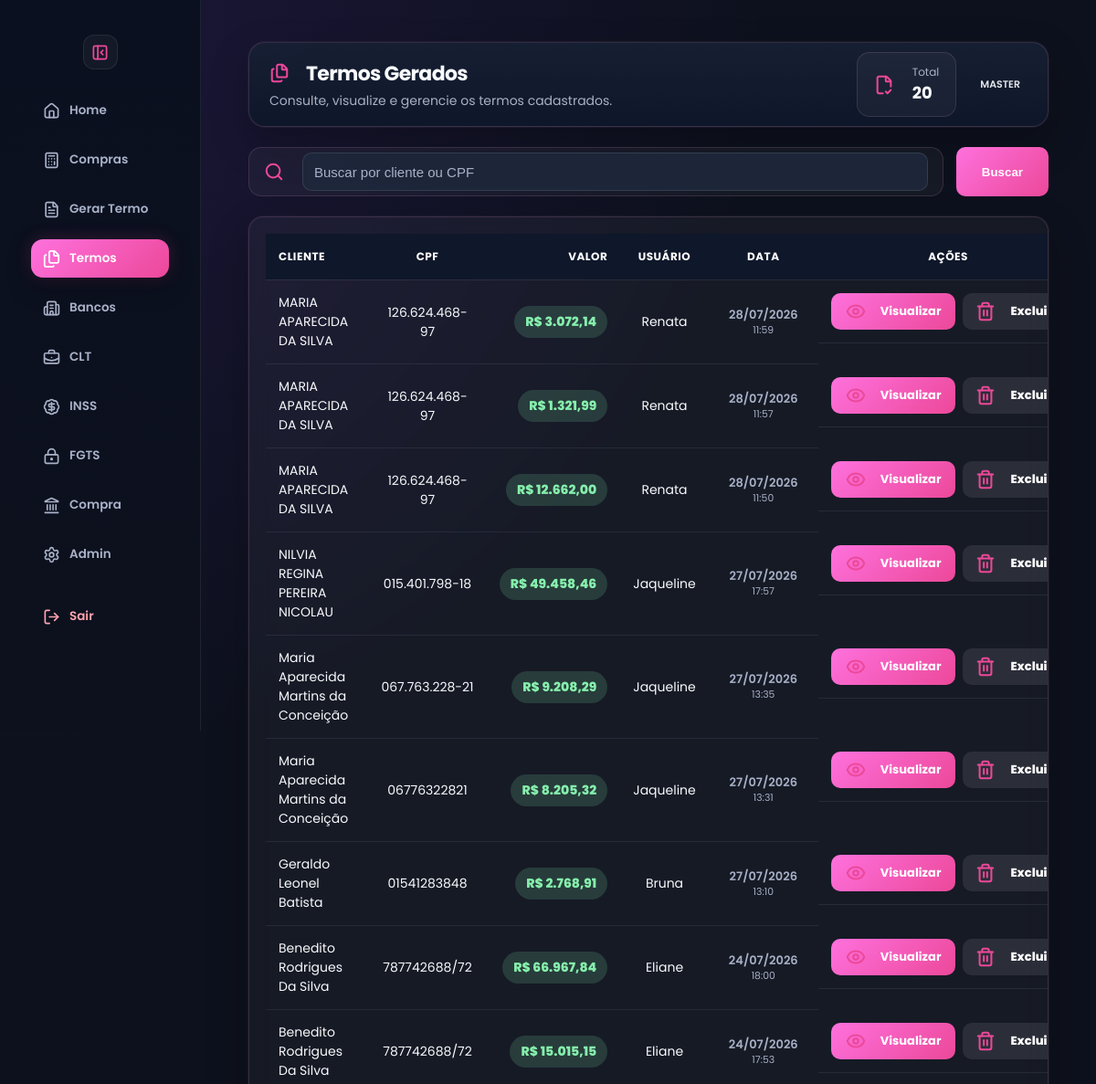
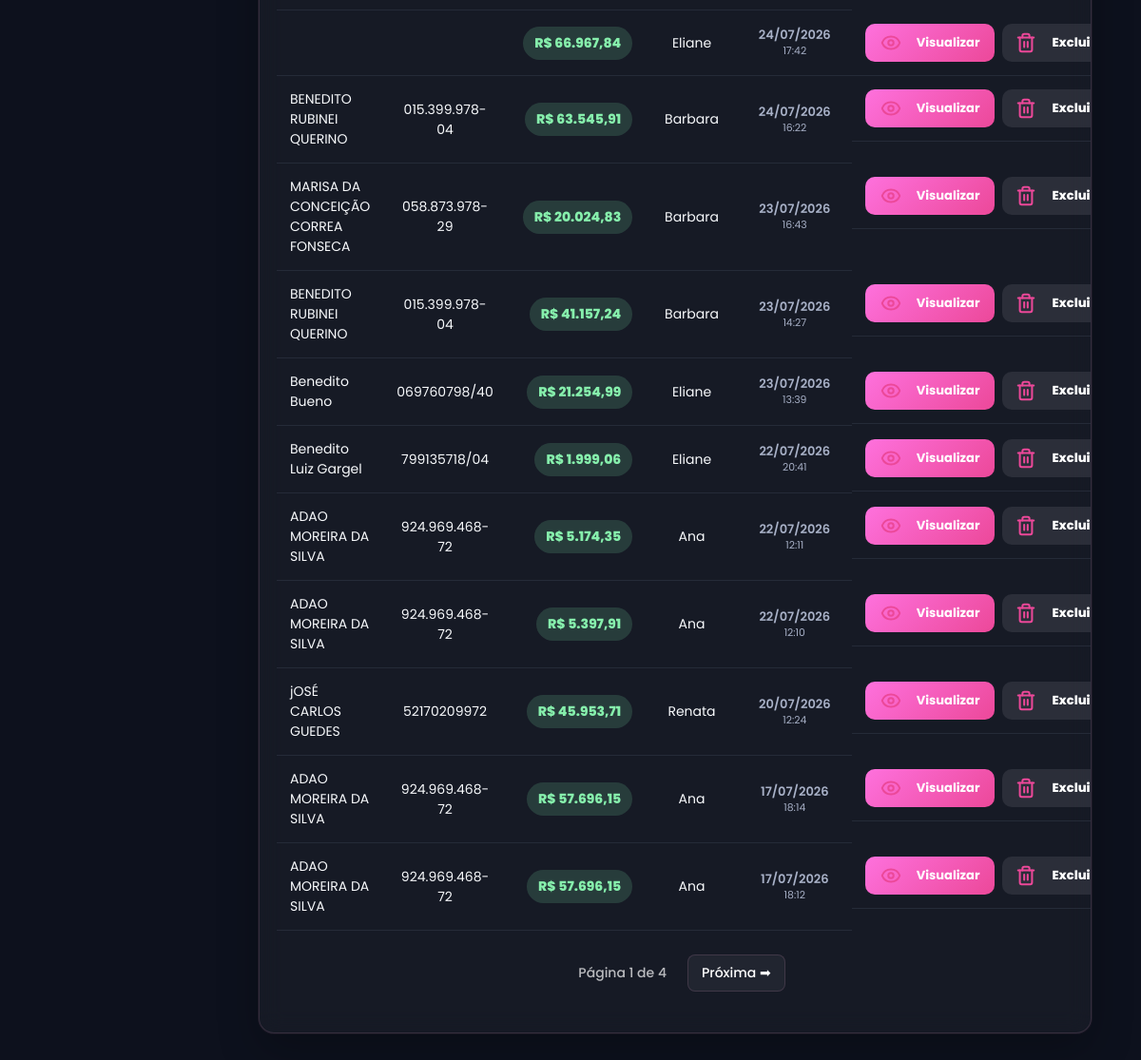
Page /termos/historico (signed in) on the committed database (2 pictures, top to bottom).
### tables this page shows
CREATE TABLE usuarios (
    id INTEGER PRIMARY KEY AUTOINCREMENT,
    usuario TEXT UNIQUE,
    senha TEXT,
    tipo TEXT
, tema TEXT DEFAULT 'rose', cpf TEXT, email TEXT, ativo INTEGER DEFAULT 1, ultimo_login TEXT);

CREATE TABLE termos (
    id INTEGER PRIMARY KEY AUTOINCREMENT,
    cliente TEXT NOT NULL,
    cpf TEXT NOT NULL,
    rg TEXT,
    profissao TEXT,
    endereco TEXT,
    numero TEXT,
    complemento TEXT,
    cidade TEXT,
    estado TEXT,

    valor_total REAL NOT NULL,
    valor_extenso TEXT,

    usuario_id INTEGER,
    usuario_nome TEXT,

    data_criacao DATETIME DEFAULT CURRENT_TIMESTAMP,

    texto_final TEXT,
    pdf_path TEXT
);

### app.py (the view, shortened to what this page needs)
@app.route("/termos/historico")
def historico():
    if "usuario_id" not in session:
        return redirect("/")
    pagina = request.args.get("pagina", 1, type=int)
    busca = request.args.get("busca", "").strip()
    busca_limpa = "".join(filter(str.isdigit, busca))
    por_pagina = 20
    offset = (pagina - 1) * por_pagina
    conn = conectar()
    cursor = conn.cursor()
    filtros = []
    params = []
    if session.get("tipo") not in ["master", "adm", "admin"]:
        filtros.append("usuario_id = ?")
        params.append(session["usuario_id"])
    where_sql = ""
    if filtros:
        where_sql = "WHERE " + " AND ".join(filtros)
    cursor.execute(f"""
        SELECT COUNT(*)
        FROM termos
        {where_sql}
    """, params)
    total = cursor.fetchone()[0]
    cursor.execute(f"""
        SELECT *
        FROM termos
        {where_sql}
        ORDER BY id DESC
        LIMIT ? OFFSET ?
    """, params + [por_pagina, offset])
    historico_raw = cursor.fetchall()
    conn.close()
    historico = []
    for item in historico_raw:
        item = dict(item)
        try:
            item["valor_formatado"] = (
                f'{float(item["valor_total"]):,.2f}'
                .replace(",", "X")
                .replace(".", ",")
                .replace("X", ".")
            )
        except:
            item["valor_formatado"] = item["valor_total"]
        try:
            dt = datetime.strptime(item["data_criacao"], "%Y-%m-%d %H:%M:%S")
            item["data_formatada"] = dt.strftime("%d/%m/%Y")
            item["hora_formatada"] = dt.strftime("%H:%M")
        except:
            item["data_formatada"] = item["data_criacao"]
            item["hora_formatada"] = ""
        historico.append(item)
    total_paginas = ceil(total / por_pagina)
    return render_template(
        "historico.html",
        historico=historico,
        pagina=pagina,
        total_paginas=total_paginas,
        total=total,
        busca=busca,
        tipo=session.get("tipo")
    )

### app.py (called while the page is built)
def tema_usuario():
    if "usuario_id" not in session:
        return "rose"
    conn = conectar()
    cursor = conn.cursor()
    cursor.execute("""
        SELECT tema
        FROM usuarios
        WHERE id = ?
    """, (session["usuario_id"],))
    user = cursor.fetchone()
    conn.close()
    return user["tema"] if user and user["tema"] else "rose"

@app.context_processor
def variaveis_globais():
    return {
        "tema": tema_usuario()
    }

def conectar():
    conn = sqlite3.connect("banco.db")
    conn.row_factory = sqlite3.Row
    return conn

### templates/historico.html (shortened to what this page needs)
<!DOCTYPE html>
<html lang="pt-br" data-theme="{{ tema }}">
<head>
<link rel="stylesheet" href="{{ url_for('static', filename='design.css') }}">
<link rel="stylesheet" href="/static/style.css">
</head>
<body>
<div class="sidebar" id="sidebar">
    <button class="toggle-btn sidebar-toggle" onclick="toggleSidebar()" title="Recolher menu">
    <i data-lucide="panel-left-close"></i>
    </button>
<a href="/home">
    <i data-lucide="home"></i>
    <span class="text">Home</span>
</a>
<a href="/compra-divida/clientes">
    <i data-lucide="calculator"></i>
    <span class="text">Compras</span>
</a>
<a href="/termos">
    <i data-lucide="file-text"></i>
    <span class="text">Gerar Termo</span>
</a>
<a href="/termos/historico"class="active">
    <i data-lucide="files"></i>
    <span class="text">Termos</span>
</a>
<a href="/bancos">
    <i data-lucide="building-2"></i>
    <span class="text">Bancos</span>
</a>
<a href="/clt">
    <i data-lucide="briefcase-business"></i>
    <span class="text">CLT</span>
</a>
<a href="/inss">
    <i data-lucide="badge-dollar-sign"></i>
    <span class="text">INSS</span>
</a>
<a href="/fgts">
    <i data-lucide="lock-keyhole"></i>
    <span class="text">FGTS</span>
</a>
<a href="/compra-divida">
    <i data-lucide="landmark"></i>
    <span class="text">Compra</span>
</a>
{% if tipo in ["master", "adm"] %}
<a href="/admin">
    <i data-lucide="settings"></i>
    <span class="text">Admin</span>
</a>
{% endif %}
<a href="/logout">
    <i data-lucide="log-out"></i>
    <span class="text">Sair</span>
</a>
</div>
<div class="conteudo">
    <div class="page">
       <div class="topo historico-topo">
    <div>
        <h1>
            <i data-lucide="files"></i>
            Termos Gerados
        </h1>
        <span>
            Consulte, visualize e gerencie os termos cadastrados.
        </span>
    </div>
    <div class="historico-info">
        <div class="historico-total">
            <i data-lucide="file-check-2"></i>
            <div>
                <small>Total</small>
                <strong>{{ historico|length }}</strong>
            </div>
        </div>
        <div class="tag tag-master">
            {{ tipo|upper }}
        </div>
    </div>
</div>
    <form method="GET" action="/termos/historico" class="busca-box">
    <div class="campo-busca">
        <i data-lucide="search"></i>
        <input
            type="text"
            name="busca"
            value="{{ busca or '' }}"
            placeholder="Buscar por cliente ou CPF">
    </div>
    <button type="submit" class="btn-busca">
        Buscar
    </button>
</form>
        <div class="box">
            <table>
                <thead>
                    <tr>
                        <th>Cliente</th>
                        <th>CPF</th>
                        <th>Valor</th>
                        <th>Usuário</th>
                        <th>Data</th>
                        <th>Ações</th>
                    </tr>
                </thead>
<tbody>
{% if historico %}
    {% for item in historico %}
    <tr>
        <td>{{ item["cliente"] }}</td>
        <td>{{ item["cpf"] }}</td>
        <td>
       <span class="valor-badge">
         R$ {{ item["valor_formatado"] }}
        </span>
        </td>
        <td>{{ item["usuario_nome"] }}</td>
       <td class="data-termo">
        <div>{{ item["data_formatada"] }}</div>
        <small>{{ item["hora_formatada"] }}</small>
        </td>
        <td class="acoes-termo">
    <a href="/termos/ver/{{ item['id'] }}"
       class="btn-visualizar">
        <i data-lucide="eye"></i>
        Visualizar
    </a>
    {% if tipo == "master" %}
    <form action="/termos/excluir/{{ item['id'] }}"
          method="POST"
          class="form-excluir-termo">
        <button
    type="submit"
    class="btn-excluir"
    onclick="return confirm('Deseja realmente excluir este termo?')">
    <i data-lucide="trash-2"></i>
    Excluir
</button>
    </form>
    {% endif %}
</td>
    </tr>
    {% endfor %}
{% endif %}
</tbody>
            </table>
<div class="paginacao">
<span>
Página {{ pagina }} de {{ total_paginas }}
</span>
{% if pagina < total_paginas %}
<a href="?pagina={{ pagina + 1 }}">Próxima ➡</a>
{% endif %}
</div>
        </div>
    </div>
</div>
</body>
</html>

### templates/historico.html (style rules this page uses)
.conteudo { flex:1; padding:25px; }
.page { width:100%; max-width:1400px; margin:0 auto; }
.historico-topo { display:flex; justify-content:space-between; align-items:center; gap:25px; margin-bottom:25px; }
.topo h1 { margin:0; display:flex; align-items:center; gap:10px; }
.topo span { color:var(--muted); font-size:14px; }
.historico-info { display:flex; align-items:center; gap:18px; }
.historico-total { display:flex; align-items:center; gap:12px; padding:12px 18px; border-radius:14px; background:rgba(255,255,255,.04); border:1px solid var(--border); }
.historico-total small { display:block; color:var(--muted); font-size:12px; }
.historico-total strong { color:var(--text); font-size:18px; }
.busca-box { display:flex; align-items:center; gap:14px; margin:22px 0; }
.campo-busca { flex:1; display:flex; align-items:center; gap:12px; height:54px; padding:0 16px; border-radius:14px; background:rgba(255,255,255,.04); border:1px solid var(--border); }
.campo-busca input { flex:1; border:none; background:none; color:var(--text); outline:none; font-size:15px; }
.campo-busca input::placeholder { color:var(--muted); }
.btn-busca { height:54px; padding:0 28px; border:none; border-radius:12px; background:linear-gradient(135deg,var(--primary),var(--primary-2)); color:white; font-weight:700; cursor:pointer; display:inline-flex; align-items:center; justify-content:center; gap:8px; }
.box { margin-top:20px; background:rgba(255,255,255,.04); border:1px solid var(--border); border-radius:16px; overflow:hidden; backdrop-filter:blur(12px); box-shadow:var(--shadow); }
table { width:100%; border-collapse:collapse; table-layout:auto; }
thead { background:rgba(15,23,42,.55); }
th { padding:16px 14px; text-align:left; color:var(--text); font-size:13px; font-weight:700; text-transform:uppercase; letter-spacing:.5px; }
td { padding:14px; color:var(--text); border-bottom:1px solid rgba(255,255,255,.06); vertical-align:middle; font-size:14px; }
.box tbody tr, .box tbody tr td { background:transparent !important; }
th:nth-child(6), td:nth-child(6) { min-width:230px; text-align:center; }
th:nth-child(5), td:nth-child(5) { min-width:120px; text-align:center; }
.valor-badge { display:inline-flex; align-items:center; justify-content:center; padding:7px 12px; border-radius:999px; background:var(--green-soft); color:var(--green); font-weight:800; white-space:nowrap; }
.data-termo { line-height:1.2; }
.data-termo div { font-weight:600; }
.data-termo small { color:var(--muted); }
.acoes-termo { display:flex; justify-content:center; align-items:center; gap:px; }
.form-excluir-termo { display:inline-flex; }
.btn-visualizar, .btn-excluir { height:40px; border:none; border-radius:10px; display:inline-flex; align-items:center; justify-content:center; gap:8px; font-family:'Poppins',sans-serif; font-size:13px; font-weight:700; cursor:pointer; text-decoration:none; transition:.2s; }
.btn-visualizar { padding:0 16px; background:linear-gradient(135deg,var(--primary),var(--primary-2)); color:white; }
.btn-excluir { height:40px; padding:0 14px; display:inline-flex; align-items:center; justify-content:center; gap:8px; border:none; border-radius:10px; background:rgba(224, 224, 225, 0.1); color:#ffffff; font-family:'Poppins',sans-serif; font-size:13px; font-weight:700; cursor:pointer; transition:.25s ease; }
.paginacao { display:flex; justify-content:center; align-items:center; gap:8px; margin:25px auto; flex-wrap:wrap; }
.paginacao a, .paginacao span { padding:8px 14px; border-radius:8px; text-decoration:none; font-size:14px; font-weight:500; }
.paginacao a { display:flex; align-items:center; gap:6px; background:rgba(255,255,255,.05); color:#fff; border:1px solid var(--border); }

### rows in the picture
usuarios: tipo "MASTER"
termos: cliente "MARIA APARECIDA DA SILVA", cpf "126.624.468-97", valor_formatado "3.072,14", usuario_nome "Renata", data_formatada "28/07/2026", hora_formatada "11:59"
termos: cliente "MARIA APARECIDA DA SILVA", cpf "126.624.468-97", valor_formatado "1.321,99", usuario_nome "Renata", data_formatada "28/07/2026", hora_formatada "11:57"
termos: cliente "MARIA APARECIDA DA SILVA", cpf "126.624.468-97", valor_formatado "12.662,00", usuario_nome "Renata", data_formatada "28/07/2026", hora_formatada "11:50"
termos: cliente "NILVIA REGINA PEREIRA NICOLAU", cpf "015.401.798-18", valor_formatado "49.458,46", usuario_nome "Jaqueline", data_formatada "27/07/2026", hora_formatada "17:57"
termos: cliente "Maria Aparecida Martins da Conceição", cpf "067.763.228-21", valor_formatado "9.208,29", usuario_nome "Jaqueline", data_formatada "27/07/2026", hora_formatada "13:35"
termos: cliente "Maria Aparecida Martins da Conceição", cpf "06776322821", valor_formatado "8.205,32", usuario_nome "Jaqueline", data_formatada "27/07/2026", hora_formatada "13:31"
termos: cliente "Geraldo Leonel Batista", cpf "01541283848", valor_formatado "2.768,91", usuario_nome "Bruna", data_formatada "27/07/2026", hora_formatada "13:10"
termos: cliente "Benedito Rodrigues Da Silva", cpf "787742688/72", valor_formatado "66.967,84", usuario_nome "Eliane", data_formatada "24/07/2026", hora_formatada "18:00"
termos: cliente "Benedito Rodrigues Da Silva", cpf "787742688/72", valor_formatado "15.015,15", usuario_nome "Eliane", data_formatada "24/07/2026", hora_formatada "17:53"
termos: valor_formatado "66.967,84", usuario_nome "Eliane", data_formatada "24/07/2026", hora_formatada "17:42"
termos: cliente "BENEDITO RUBINEI QUERINO", cpf "015.399.978-04", valor_formatado "63.545,91", usuario_nome "Barbara", data_formatada "24/07/2026", hora_formatada "16:22"
termos: cliente "MARISA DA CONCEIÇÃO CORREA FONSECA", cpf "058.873.978-29", valor_formatado "20.024,83", usuario_nome "Barbara", data_formatada "23/07/2026", hora_formatada "16:43"
termos: cliente "BENEDITO RUBINEI QUERINO", cpf "015.399.978-04", valor_formatado "41.157,24", usuario_nome "Barbara", data_formatada "23/07/2026", hora_formatada "14:27"
termos: cliente "Benedito Bueno", cpf "069760798/40", valor_formatado "21.254,99", usuario_nome "Eliane", data_formatada "23/07/2026", hora_formatada "13:39"
termos: cliente "Benedito Luiz Gargel", cpf "799135718/04", valor_formatado "1.999,06", usuario_nome "Eliane", data_formatada "22/07/2026", hora_formatada "20:41"
termos: cliente "ADAO MOREIRA DA SILVA", cpf "924.969.468-72", valor_formatado "5.174,35", usuario_nome "Ana", data_formatada "22/07/2026", hora_formatada "12:11"
termos: cliente "ADAO MOREIRA DA SILVA", cpf "924.969.468-72", valor_formatado "5.397,91", usuario_nome "Ana", data_formatada "22/07/2026", hora_formatada "12:10"
termos: cliente "jOSÉ CARLOS GUEDES", cpf "52170209972", valor_formatado "45.953,71", usuario_nome "Renata", data_formatada "20/07/2026", hora_formatada "12:24"
termos: cliente "ADAO MOREIRA DA SILVA", cpf "924.969.468-72", valor_formatado "57.696,15", usuario_nome "Ana", data_formatada "17/07/2026", hora_formatada "18:14"
termos: cliente "ADAO MOREIRA DA SILVA", cpf "924.969.468-72", valor_formatado "57.696,15", usuario_nome "Ana", data_formatada "17/07/2026", hora_formatada "18:12"

### other values in the picture
{{ historico|length }} "20"
{{ pagina }} "1"
{{ total_paginas }} "4"
